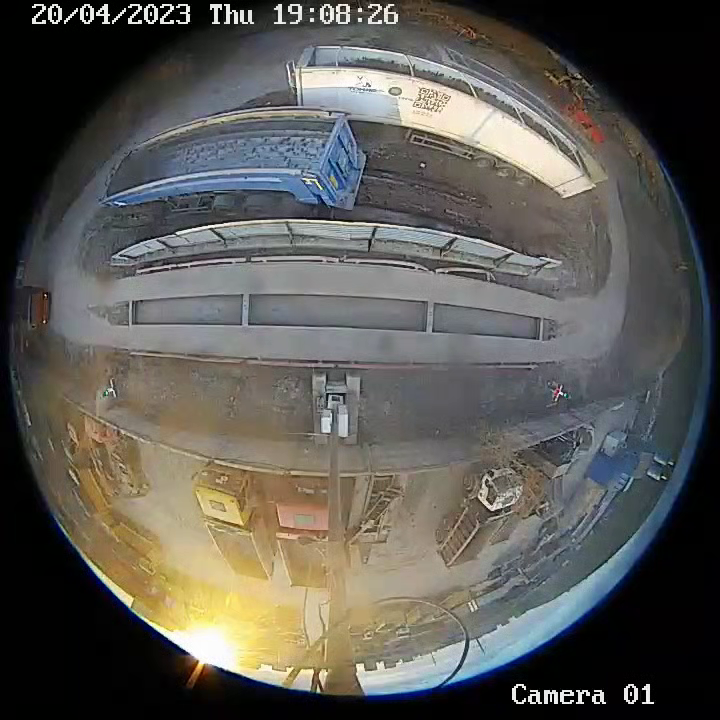
#> input picture frame 288 of test.mp4, 720 x 720 px, given in place of test1.mp4, which was not available
$ python worker2.py
#> lines starting #> are read from the running program, lines starting #| are printed output that depends on the picture; after the words box and inside, x2 and y2 are one past the last pixel; in counts of white or black regions, pixels touching at a corner belong together; pictures that were not available may be replaced by others from this repository, and a replacement may not be noted
import cv2 as cv

backSubMOG = cv.createBackgroundSubtractorMOG2()
backSubKNN = cv.createBackgroundSubtractorKNN()

capture = cv.VideoCapture('test1.mp4')
if not capture.isOpened:
    print('Unable to open: ')
    exit(0)

while True:

    ret, frame = capture.read()
#> frame is the input picture: shape (720, 720, 3); mean B, G, R 83.7, 89, 90.8
    if frame is None:
        break
    # print("********************************")

    fgMaskMOG = backSubMOG.apply(frame)
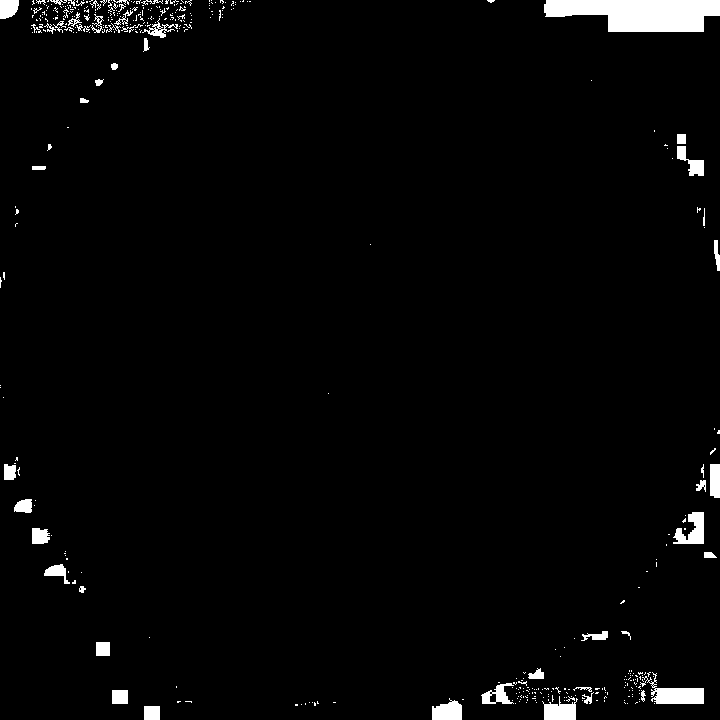
#> fgMaskMOG: shape (720, 720); values 127 (black) and 255 (white), 2.5% white; 415 white regions (362 under 20 px), largest, box (x1, y1, x2, y2) and area: (544, 0, 720, 32) 4322, (640, 672, 704, 704) 877, (673, 512, 704, 544) 589
    fgMaskKNN = backSubKNN.apply(frame)
#> fgMaskKNN: shape (720, 720); every value is 255

    cv.rectangle(frame, (10, 2), (100, 20), (255, 255, 255), -1)
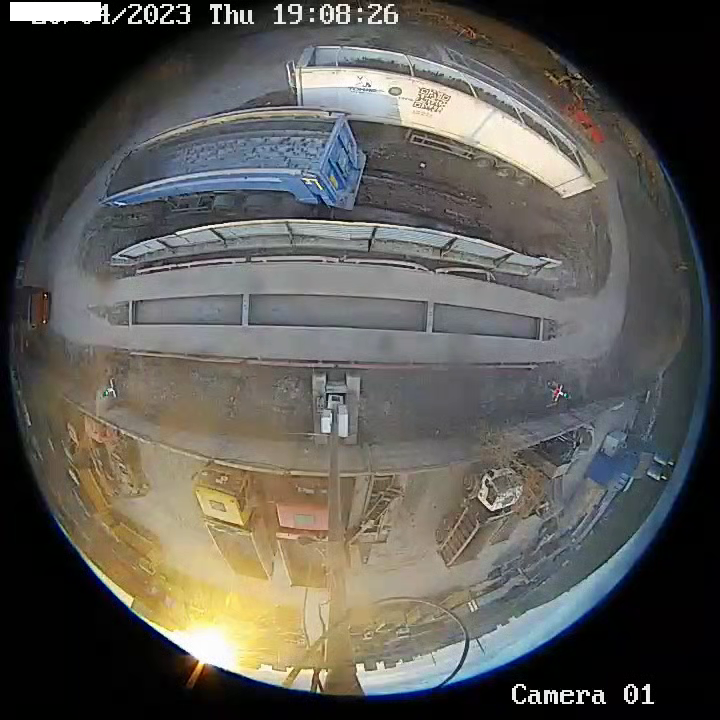
#> frame: shape (720, 720, 3); 0.33% of pixels changed, all inside (x1, y1, x2, y2) = (10, 2, 101, 21)
    cv.putText(frame, str(capture.get(cv.CAP_PROP_POS_FRAMES)), (15, 15),
               cv.FONT_HERSHEY_SIMPLEX, 0.5, (0, 0, 0))
#> frame: shape (720, 720, 3); 0.02% of pixels changed, all inside (x1, y1, x2, y2) = (17, 5, 60, 16)
    # cv.resizeWindow('Frame', 600, 500)
    # cv.resizeWindow('FG MaskMOG', 600, 500)
    # cv.resizeWindow('FG MaskKNN', 600, 500)

    cv.imshow('Frame', frame)
    cv.imshow('FG MaskMOG', fgMaskMOG)
    cv.imshow('FG MaskKNN', fgMaskKNN)

    if cv.waitKey(1) & 0xFF == ord('q'):
#> (key q is pressed here)
        break

capture.release()
cv.destroyAllWindows()

$ run again, starting later in the video
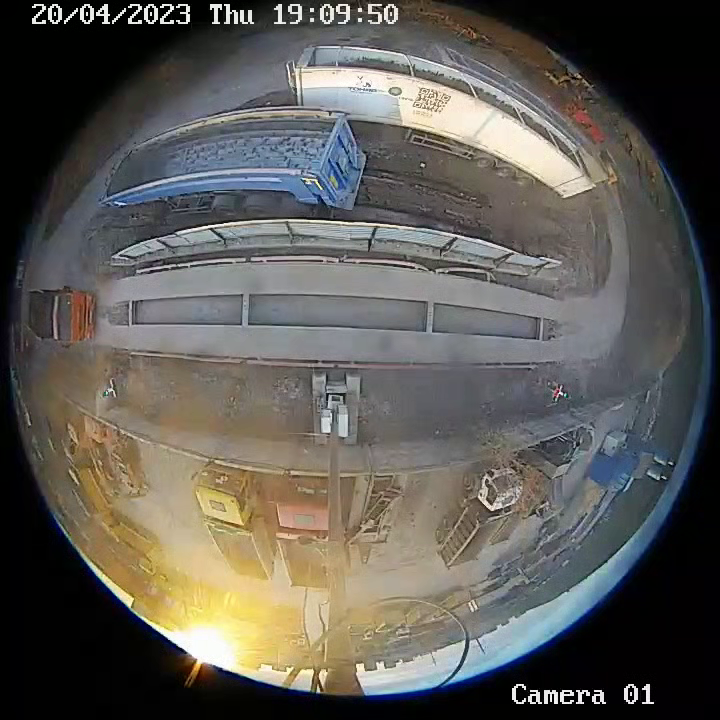
#> input picture frame 1296 of test.mp4, 720 x 720 px, given in place of test1.mp4, which was not available
#> frame is the input picture: shape (720, 720, 3); mean B, G, R 84.9, 90.2, 92.8
#> `fgMaskMOG = backSubMOG.apply(frame)`:
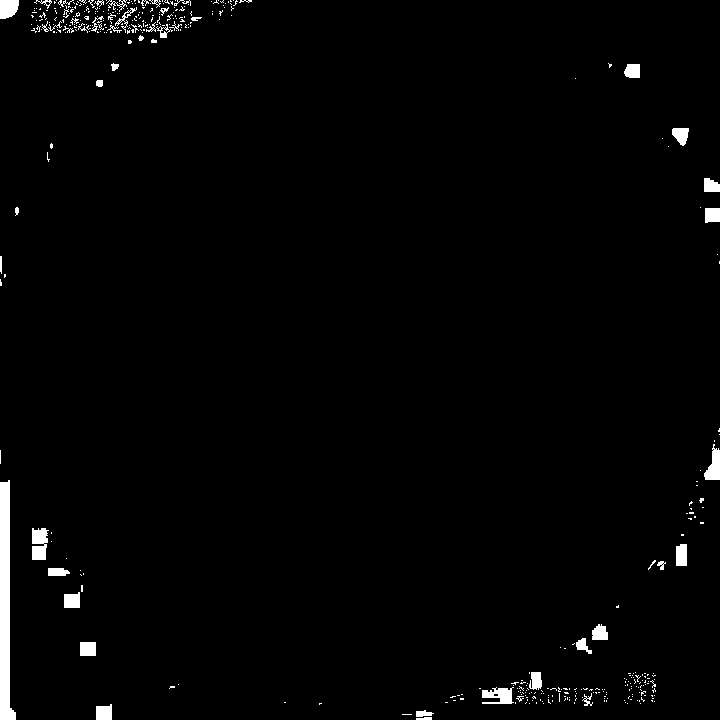
#> fgMaskMOG: shape (720, 720); values 127 (black) and 255 (white), 1.7% white; 416 white regions (364 under 20 px), largest, box (x1, y1, x2, y2) and area: (0, 480, 16, 720) 2444, (32, 528, 49, 560) 434, (482, 687, 514, 704) 367
#> fgMaskKNN: shape (720, 720); every value is 255
#> `cv.rectangle(frame, (10, 2), (100, 20), (255, 255, 255), -1)`:
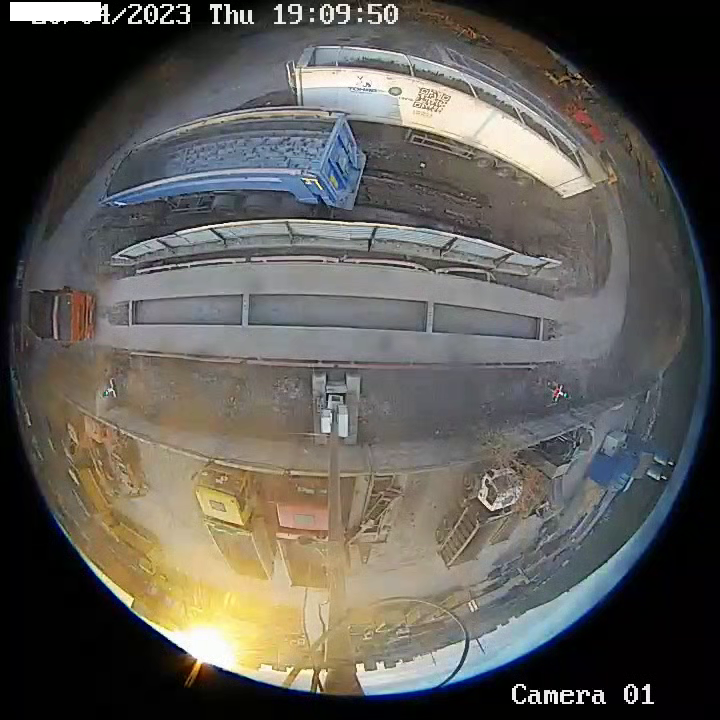
#> frame: shape (720, 720, 3); 0.33% of pixels changed, all inside (x1, y1, x2, y2) = (10, 2, 101, 21)

$ run again, starting later in the video
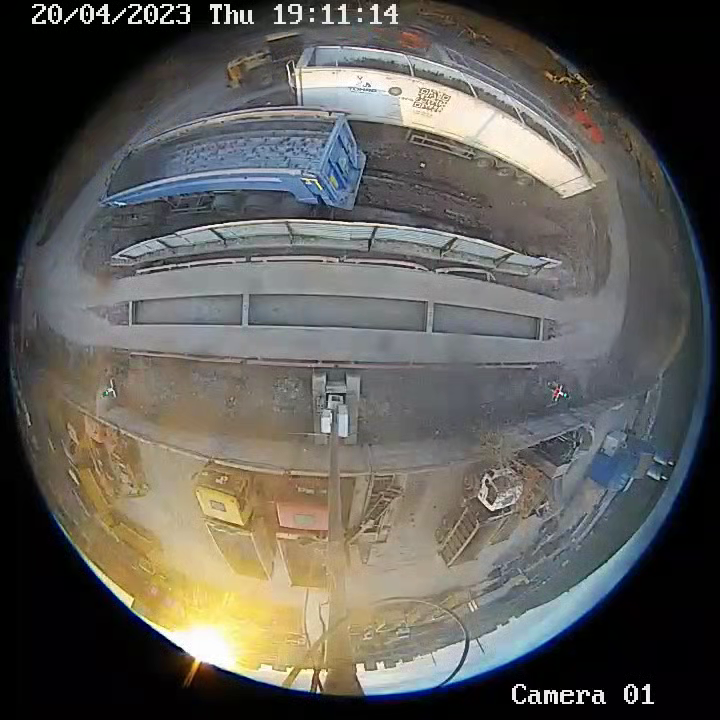
#> input picture frame 2304 of test.mp4, 720 x 720 px, given in place of test1.mp4, which was not available
#> frame is the input picture: shape (720, 720, 3); mean B, G, R 87.3, 92.2, 94.2
#> `fgMaskMOG = backSubMOG.apply(frame)`:
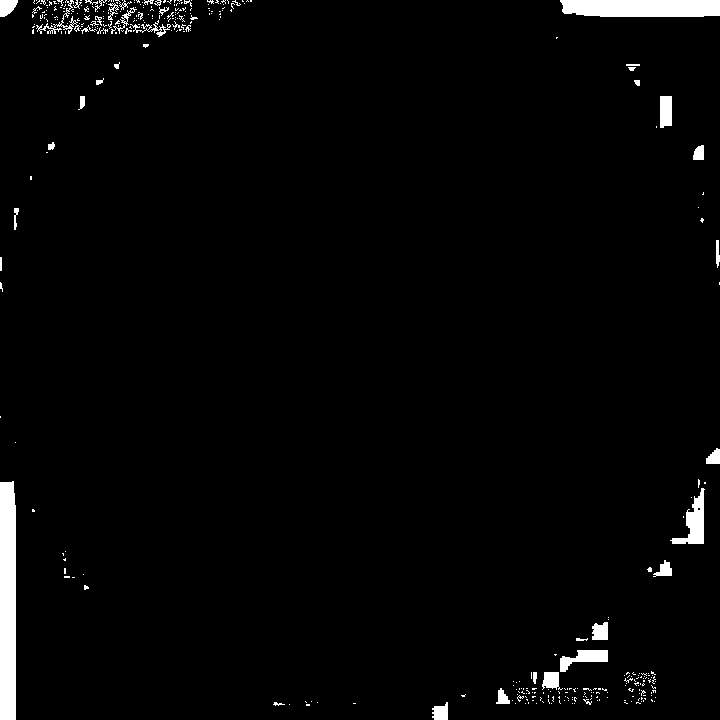
#> fgMaskMOG: shape (720, 720); values 127 (black) and 255 (white), 2.4% white; 371 white regions (325 under 20 px), largest, box (x1, y1, x2, y2) and area: (0, 481, 16, 720) 3776, (560, 0, 720, 17) 2590, (670, 488, 705, 544) 813
#> fgMaskKNN: shape (720, 720); every value is 255
#> `cv.rectangle(frame, (10, 2), (100, 20), (255, 255, 255), -1)`:
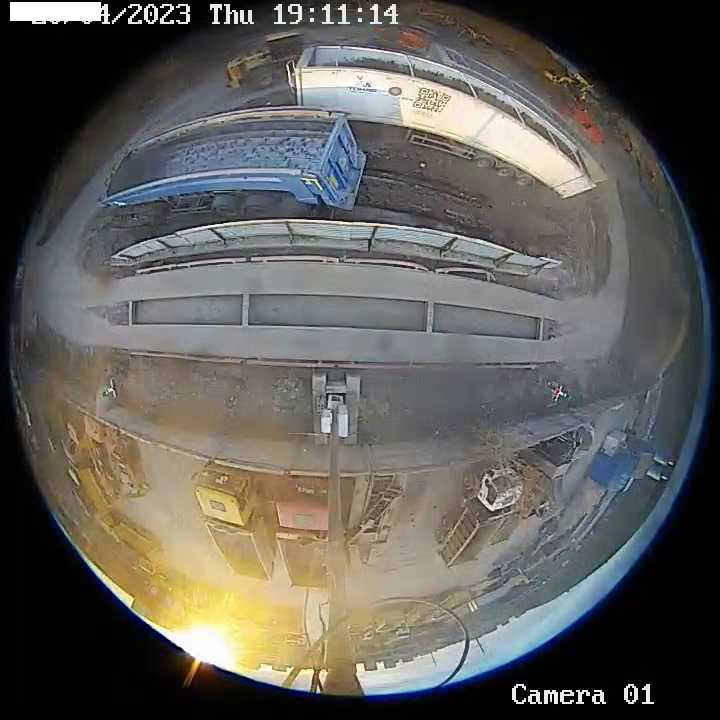
#> frame: shape (720, 720, 3); 0.33% of pixels changed, all inside (x1, y1, x2, y2) = (10, 2, 101, 21)
